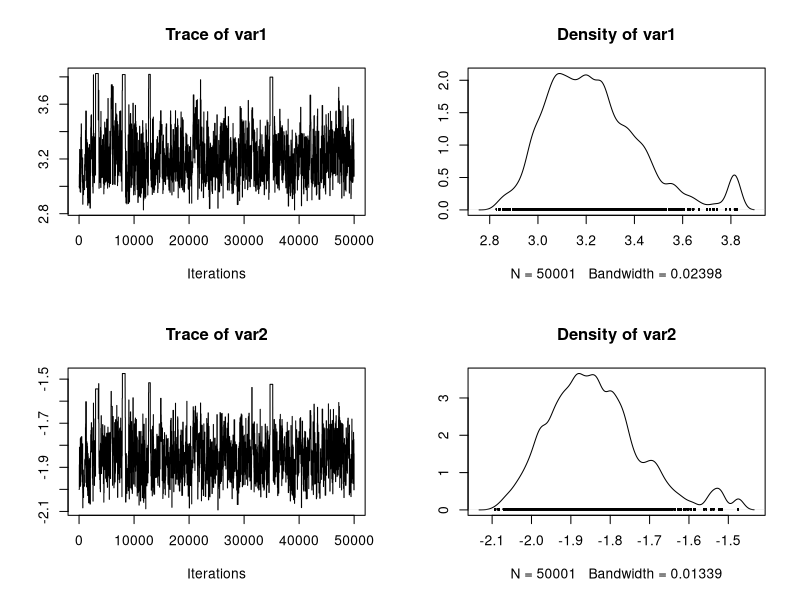
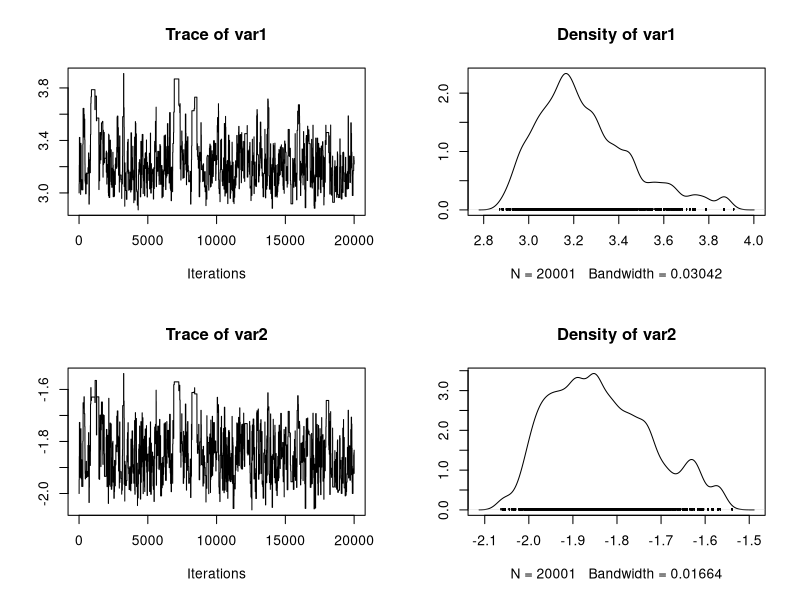
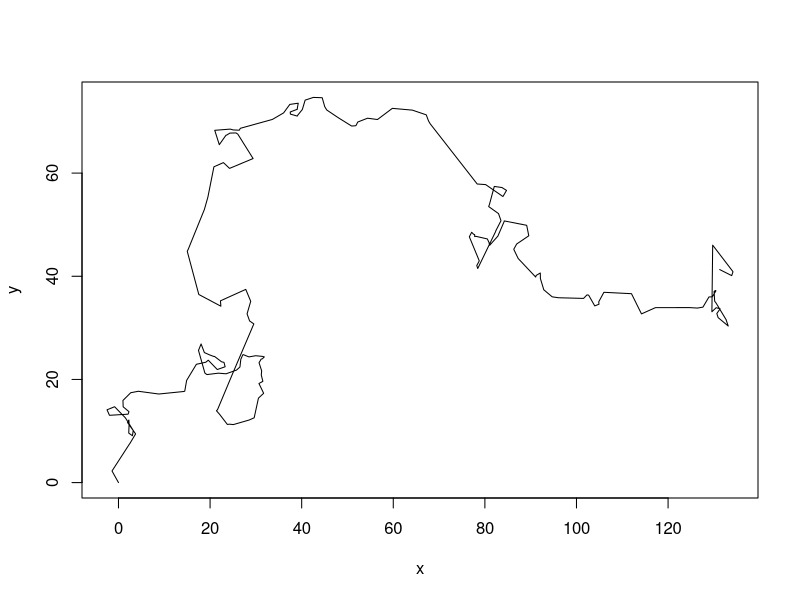
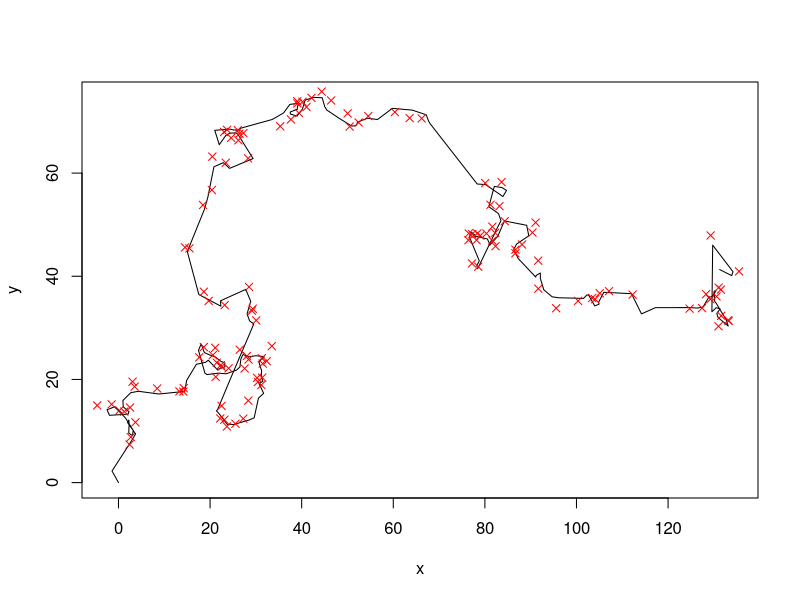
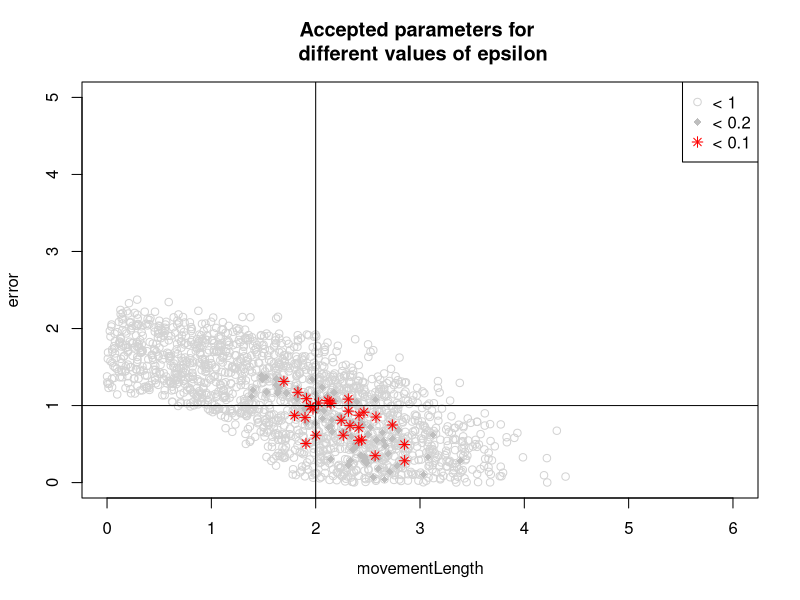

Recreate these plots in R, in order. (Note: a time limit stopped this script after it produced the figures.)
## ---- chunk 1
set.seed(42)
## ---- chunk 2
stochasticModel <- function(par){
  if (par[2] + par[1] <= 0) return(rep(-9999,20))
  else return(rnorm(20, mean = (2.7*par[1] * par[2]), sd = par[2] + par[1] ))
}
## ---- chunk 3
data <- stochasticModel(c(3,-2))
## ---- chunk 4
meandata <- mean(data)
standarddeviationdata <- sd(data)
## ---- chunk 5
library(coda)
run_MCMC_ABC <- function(startvalue, iterations){
 
    chain = array(dim = c(iterations+1,2))
    chain[1,] = startvalue
 
    for (i in 1:iterations){
         
        # proposalfunction
        proposal = rnorm(2,mean = chain[i,], sd= c(0.2,0.2))
        
        simulation <- stochasticModel(proposal)
 
        # comparison with the observed summary statistics
        diffmean <- abs(mean(simulation) - meandata)
        diffsd <- abs(sd(simulation) - standarddeviationdata)
          
        if((diffmean < 0.3) & (diffsd < 0.3)){
            chain[i+1,] = proposal
        }else{
            chain[i+1,] = chain[i,]
        }
    }
    return(mcmc(chain))
}
 
posterior <- run_MCMC_ABC(c(3,-2),50000)
plot(posterior)
## ---- chunk 6

run_MCMC_Synthetic <- function(startvalue, iterations){
 
    chain = array(dim = c(iterations+1,2))
    chain[1,] = startvalue
 
    for (i in 1:iterations){
         
        # proposalfunction
        proposal = rnorm(2,mean = chain[i,], sd= c(0.2,0.2))
        
        # simulate several model runs
        simualatedData <- matrix(NA, nrow = 100, ncol = 2)
        for (i in 1:100){
          simulation <- stochasticModel(c(3,-2))
          simualatedData[i,] <- c(mean(simulation) , sd(simulation))          
        }
        syntheticLikelihood1 <- fitdistr(simualatedData[1,], "normal")
        syntheticLikelihood2 <- fitdistr(simualatedData[2,], "normal")
        
        prob1 <- dnorm(meandata-syntheticLikelihood1$estimate[1], sd = syntheticLikelihood1$estimate[2], log = T)

        prob2 <- dnorm(standarddeviationdata-syntheticLikelihood2$estimate[1], sd = syntheticLikelihood2$estimate[2], log = T)
        
        if(prob < runif(1)){
            chain[i+1,] = proposal
        }else{
            chain[i+1,] = chain[i,]
        }
    }
    return(mcmc(chain))
}
 
posterior <- run_MCMC_ABC(c(3,-2),20000)
plot(posterior)

## ---- chunk 7
set.seed(123)
## ---- chunk 8
library(compiler)
model <- function(params=2, startvalues = c(0,0,0), steps = 200){
  x = startvalues[1]
  y = startvalues[2]
  direction = startvalues[3]
  
  movementLength = params[1]
  turningWidth = 1
  
  output = data.frame(x = rep(NA, steps+1), y = rep(NA, steps+1))
  output[1, ] = c(x,y)
  for (i in 1:steps){
    direction = direction + rnorm(1,0,turningWidth)
    length = rexp(1, 1/movementLength)
    x = x + sin(direction) * length
    y = y + cos(direction) * length
    output[i+1, ] = c(x,y)
  }
return(output)
}
model <- cmpfun(model)
## ---- chunk 9
data <- model()
plot(data, type = "l")
## ---- chunk 10
observationModel <- function(realData, sd=1){
  realData$xobs = rnorm(length(realData$x), mean = realData$x, sd = sd)
  realData$yobs = rnorm(length(realData$x), mean = realData$y, sd = sd)
  realData$xobs[realData$xobs - floor(realData$xobs) > 0.7 ] = NA
  return(realData)
}

obsdata <- observationModel(data)
plot(data, type = "l")
points(obsdata$xobs, obsdata$yobs, col = "red", pch = 4)
## ---- chunk 11
summaryStatistics <- function(dat){
  meandisplacement = mean(sqrt(diff(dat$xobs)^2 + diff(dat$yobs)^2), na.rm = T)

  meandisplacement10 = mean(sqrt(diff(dat$xobs, lag = 2)^2 + diff(dat$yobs, lag = 2)^2), na.rm = T)/3
  
  #meanturning = mean(abs(diff(atan2(diff(dat$yobs),diff(dat$xobs)))), na.rm = T) 
  
  return(c(meandisplacement, meandisplacement10))
} 

dataSummary <- summaryStatistics(obsdata)
dataSummary
## ---- chunk 12
n = 10000
fit = data.frame(movementLength = runif(n, 0, 5), error = runif(n, 0,5), distance = rep(NA, n))

for (i in 1:n){
  simulatedPrediction <- model(fit[i,1])
  simulatedObservation<- observationModel(simulatedPrediction, fit[i,2])
  simulatedSummary <- summaryStatistics(simulatedObservation)
  simulatedSummary
  #deviation = max( simulatedSummary - dataSummary)
  deviation = sqrt(sum((simulatedSummary - dataSummary)^2))
  fit[i,3] = deviation
}
## ---- chunk 13
plot(fit[fit[,3] < 1, 1:2], xlim = c(0,6), ylim = c(0,5), col = "lightgrey", main = "Accepted parameters for \n different values of epsilon")
points(fit[fit[,3] < 0.2, 1:2],  pch = 18, col = "gray")
points(fit[fit[,3] < 0.1, 1:2],  pch = 8, col = "red")

legend("topright", c("< 1", "< 0.2", "< 0.1"), pch = c(1,18,8), col = c("lightgrey", "gray", "red"))

abline(v = 2)
abline(h = 1) 

## ---- chunk 14
n = 10000
fit = data.frame(movementLength = rep(NA, n), error = rep(NA, n), distance = rep(NA, n))


currentPar = c(2,0.9)
for (i in 1:n){
  newPar = rnorm(2,currentPar, sd = c(0.2,0.2))
  if (min(newPar) < 0 ) fit[i,] = c(currentPar, deviation)
  
  else{
    simulatedPrediction <- model(newPar[1])
    simulatedObservation<- observationModel(simulatedPrediction, newPar[2])
    simulatedSummary <- summaryStatistics(simulatedObservation)
    deviation = sqrt(sum( simulatedSummary - dataSummary)^2)
    
    if (deviation < 0.2){
      fit[i,] = c(newPar, deviation)
      currentPar = newPar
    } 
    else fit[i,] = c(currentPar, deviation)
  }
}
## ---- chunk 15
plot(fit[, 1:2], xlim = c(0,6), ylim = c(0,5), col = "#00000022", main = "Accepted parameters")

abline(v = 2)
abline(h = 1) 
